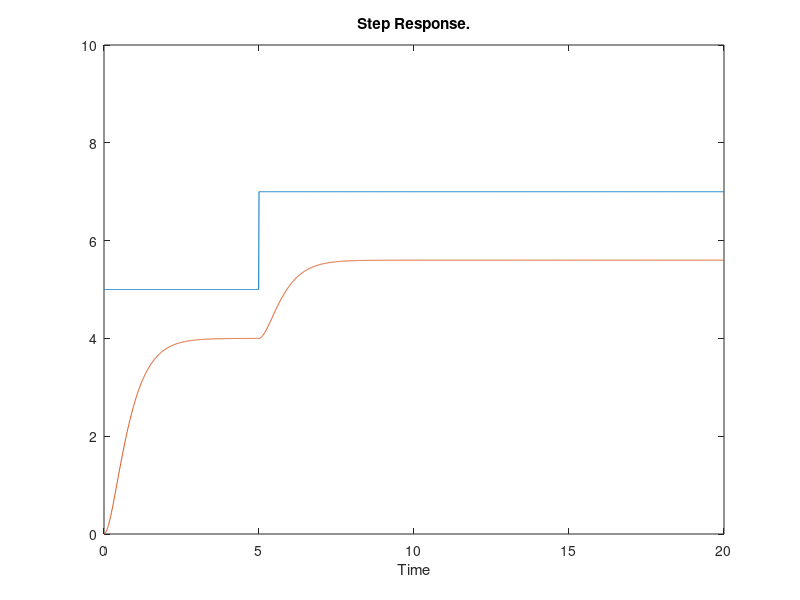
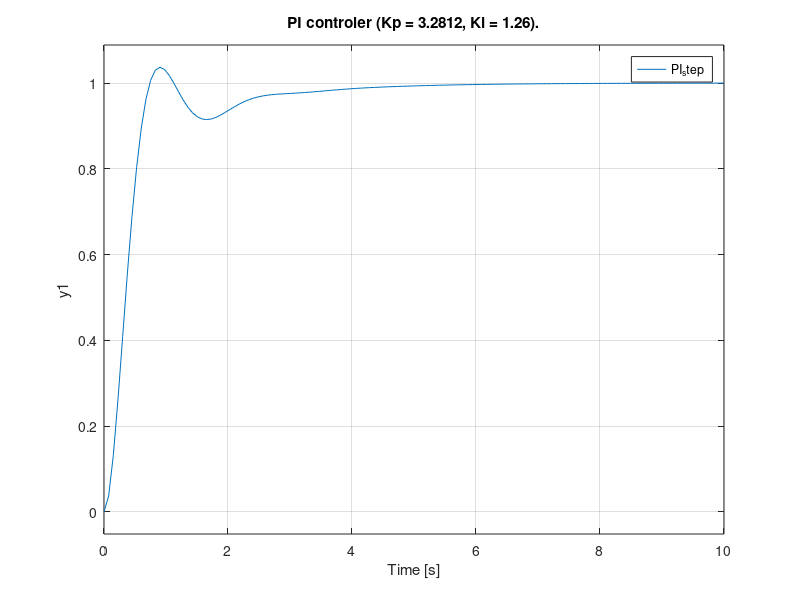
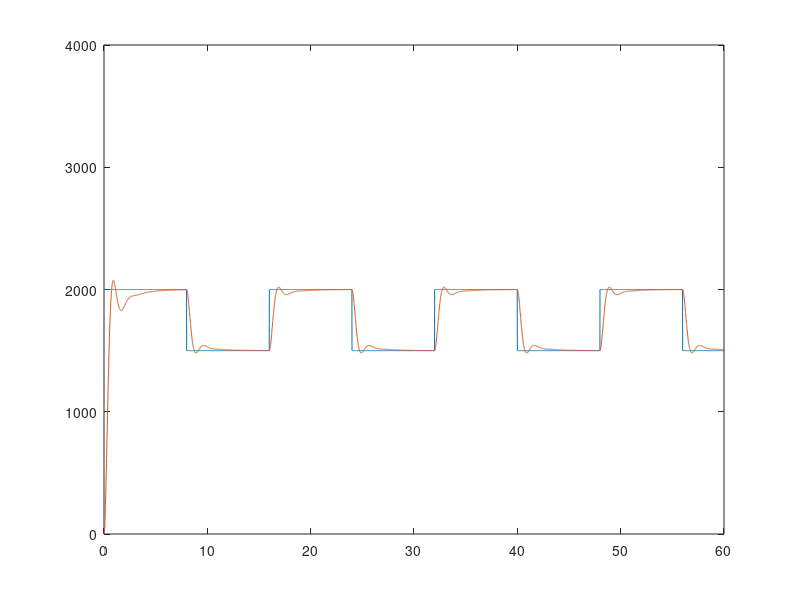

MATLAB code to generate these figures, in order:
clear all
close all
clc
Ks = 0.8;
Te = 0.14;  %tu
Tb = 1.05;  %tg

T1 = 0.37*Tb;
T2 = 3.33*Te;

sys  = Ks * tf(1, [T1 1]) * tf(1, [T2 1])

% D.1

figure('Name','Transfer function')
% [y,t] = step(sys);
t=0:0.01:20;
for k=1:length(t)
    if(t(k)<5)
        y(k) = 5;
    else
        y(k) = 7;
    end
end
plot(t, y);
hold on
st = lsim(sys,y,t);
plot(t, st);
title('Step Response.');
xlabel('Time'); 
axis([0 20 0 10])
hold off

        % PI contoller
%///Parameters
disp('pi')
Kp = (0.35*Tb)/(Ks*Te);
Ti = 1.2*Tb;
%\\\
figure('Name','PI controller')
PID_controller = pidstd(Kp, Ti);
m = feedback(PID_controller*sys,1);
step(m)
title(['PI controler (Kp = ' num2str(Kp) ', Ki = ' num2str(Ti)  ').']);
legend('PI_step')


%D.2
f = 1/16;
t1=0:0.01:60;
pulse = 500*square(2*pi*f*t1)/2 + 1750;
figure
plot(t1, pulse)
axis([0 60 0 4000])
hold on
resp = lsim(m,pulse,t1);
plot(t1, resp) 
e = resp - (pulse.');

% Errors
iea = trapz(t1,abs(e));          % IAE trapz=numerical integration 
ise = trapz(t1,e.^2);            % ISE 
itae = trapz(t1, t1'.*abs(e));     % ITAE
itse = trapz(t1,t1'.*(e.^2));      % ITSE

% D.3
% Change T1, T2 to 0.8 and 0.2 respectively (rule of thumb)

